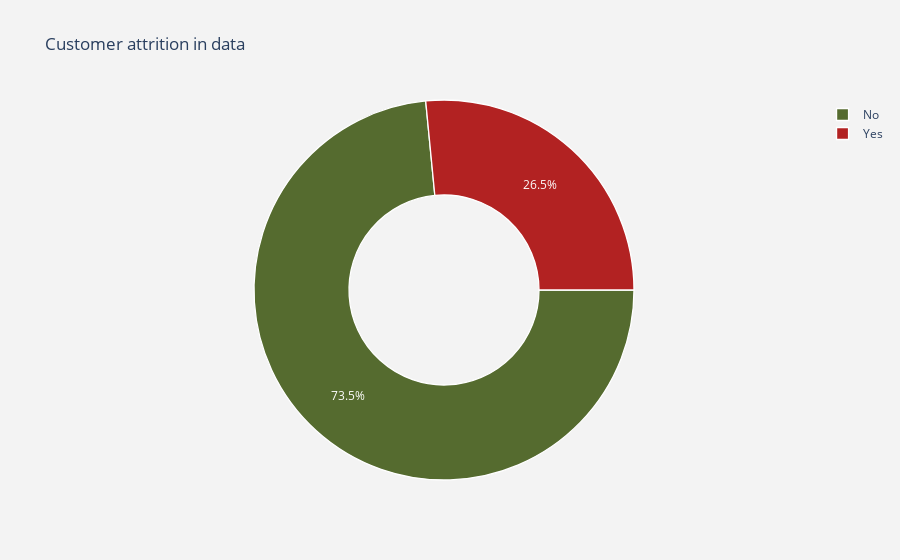

Notebook code cell kept with this figure:
### Code cell
#Etiquetas
lab = df["Abandono"].value_counts().keys().tolist()
#Valores
val = df["Abandono"].value_counts().values.tolist()

trace = go.Pie(labels = lab ,
               values = val ,
               marker = dict(colors =  [ 'darkolivegreen','firebrick'],
                             line = dict(color = "white",
                                         width =  1.3)
                            ),
               rotation = 90,
               hoverinfo = "label+value+text",
               hole = .5
              )
layout = go.Layout(dict(title = "Customer attrition in data",
                        plot_bgcolor  = "rgb(243,243,243)",
                        paper_bgcolor = "rgb(243,243,243)",
                       )
                  )

data = [trace]
fig = go.Figure(data = data,layout = layout)
py.iplot(fig)

### Figure 1 — Plotly figure (JSON) as saved in the notebook; plotly's stock layout.template omitted (floating-point values rounded to 4 significant figures)
{"data": [{"hole": 0.5, "hoverinfo": "label+value+text", "labels": ["No", "Yes"], "marker": {"colors": ["darkolivegreen", "firebrick"], "line": {"color": "white", "width": 1.3}}, "rotation": 90, "type": "pie", "values": [5174, 1869]}], "layout": {"paper_bgcolor": "rgb(243,243,243)", "plot_bgcolor": "rgb(243,243,243)", "title": {"text": "Customer attrition in data"}}}
